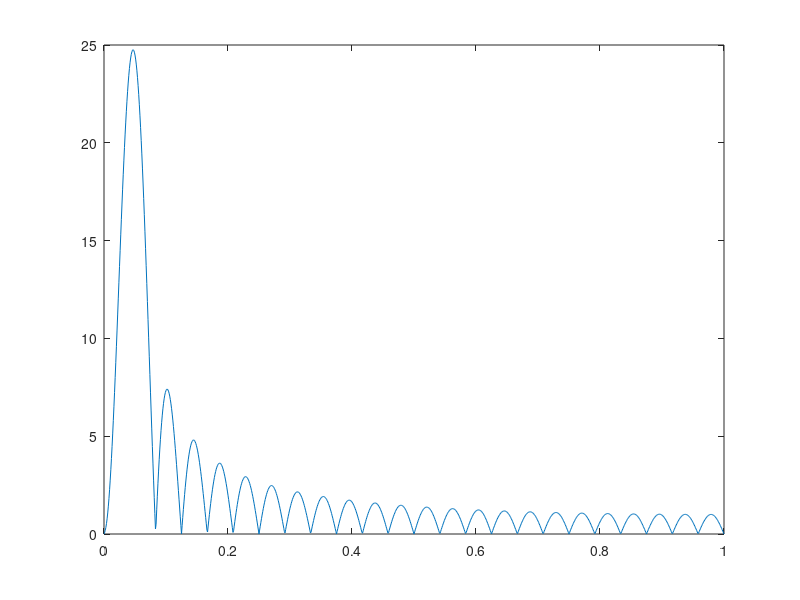

Source code (MATLAB):
FilterLength = 48;
ArraySize = 2500;
Magnitudes = zeros(1, ArraySize);
Angles = zeros(1, ArraySize);

Index = 0;
for Coefficient = 0 : 0.001 : 1
    Result = 0;
    for Step = 1 : FilterLength
       Result = Result + cos(2 * pi * Step / FilterLength) * exp(-2 * pi * Coefficient * Step / 2 * 1i); 
    end
    Index = Index + 1;
    Magnitudes(Index) = abs(Result);
    Angles(Index) = rad2deg(angle(Result));
end

X = 0 : 0.001 : 1;
plot(X, Magnitudes(1:Index));
